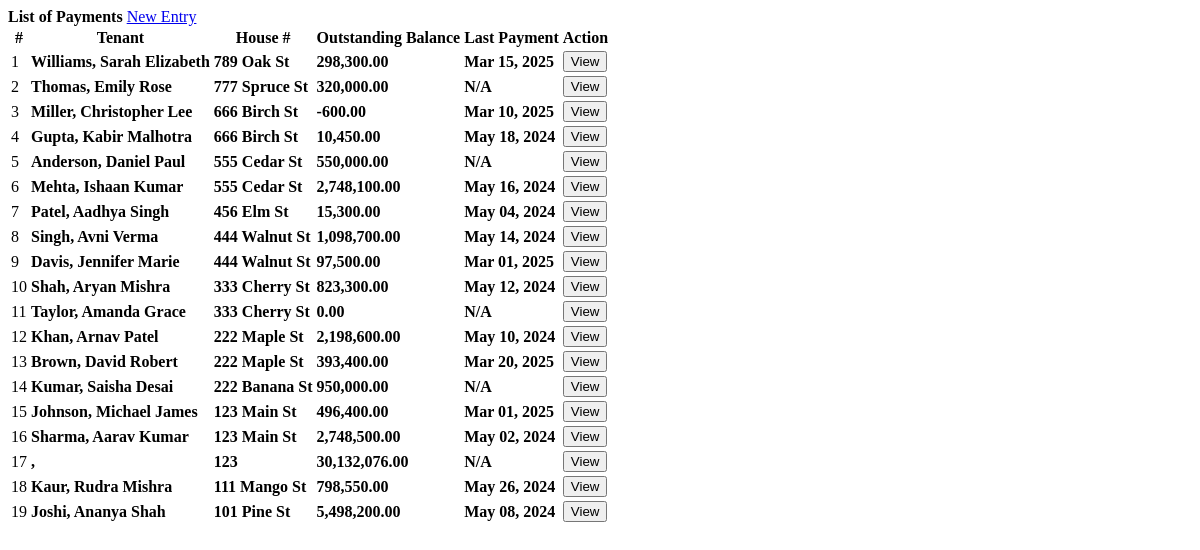
The page /payments.php on the database as committed earlier.
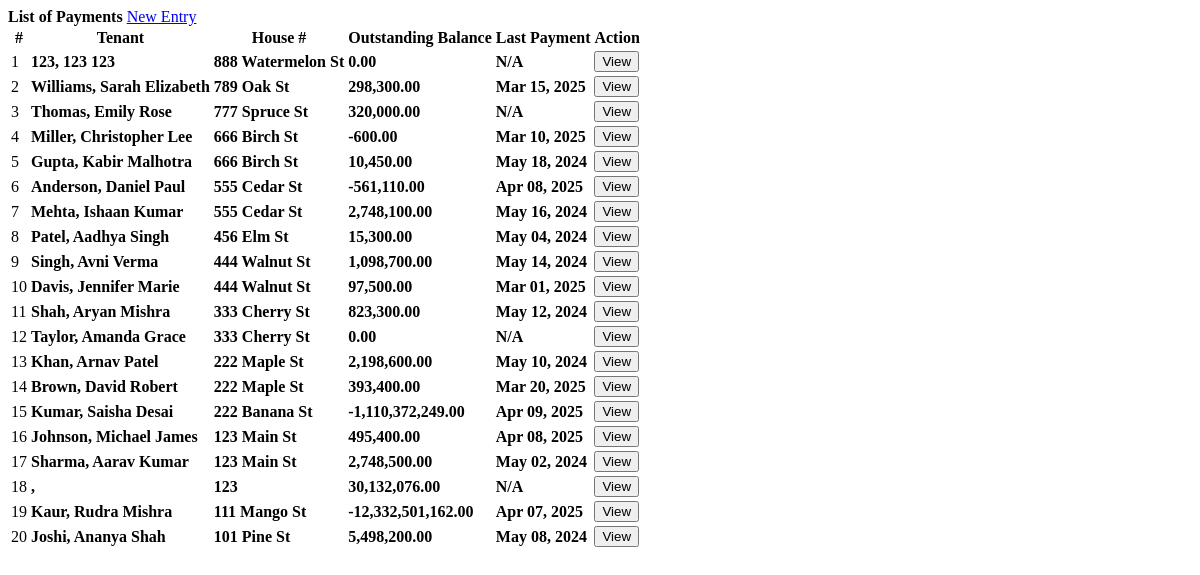
The same page on the database as committed later.
### tables this page shows
CREATE TABLE `tenants` (
  `id` int(30) NOT NULL,
  `firstname` varchar(100) NOT NULL,
  `middlename` varchar(100) NOT NULL,
  `lastname` varchar(100) NOT NULL,
  `email` varchar(100) NOT NULL,
  `contact` varchar(50) NOT NULL,
  `house_id` int(30) NOT NULL,
  `status` tinyint(1) NOT NULL DEFAULT 1 COMMENT '1 = active, 0= inactive',
  `date_in` date NOT NULL
);

CREATE TABLE `houses` (
  `id` int(30) NOT NULL,
  `house_no` varchar(50) NOT NULL,
  `category_id` int(30) NOT NULL,
  `description` text NOT NULL,
  `price` double NOT NULL
);

CREATE TABLE `payments` (
  `id` int(30) NOT NULL,
  `tenant_id` int(30) NOT NULL,
  `amount` float NOT NULL,
  `invoice` varchar(50) NOT NULL,
  `date_created` datetime NOT NULL DEFAULT current_timestamp(),
  `apartment_id` int(11) NOT NULL,
  `created_by` int(11) NOT NULL,
  `created_at` timestamp NOT NULL DEFAULT current_timestamp(),
  `verified_by` int(11) DEFAULT NULL,
  `verified_at` timestamp NOT NULL DEFAULT current_timestamp() ON UPDATE current_timestamp(),
  `status` enum('pending','verified') DEFAULT 'pending',
  `payment_method` enum('credit_card','bank_transfer','cash','mobile_money') DEFAULT 'cash',
  `payment_details` text DEFAULT NULL,
  `from_date` timestamp NULL DEFAULT NULL,
  `to_date` timestamp NULL DEFAULT NULL,
  `payment_date` datetime DEFAULT NULL
);

### payments.php (the view, shortened to what this page needs)
<?php include('db_connect.php');?>
<div class="container-fluid">
	<div class="col-lg-12">
		<div class="row">
			<div class="col-md-12">
				<div class="card">
					<div class="card-header">
						<b>List of Payments</b>
						<span class="float:right"><a class="btn btn-primary btn-block btn-sm col-sm-2 float-right" href="javascript:void(0)" id="new_payment">
					<i class="fa fa-plus"></i> New Entry
				</a></span>
					</div>
					<div class="card-body">
						<table class="table table-condensed table-bordered table-hover">
							<thead>
								<tr>
									<th class="text-center">#</th>
									<th class="">Tenant</th>
									<th class="">House #</th>
									<th class="">Outstanding Balance</th>
									<th class="">Last Payment</th>
									<th class="text-center">Action</th>
								</tr>
							</thead>
							<tbody>
								<?php
								$i = 1;
								$tenants =$conn->query("SELECT t.*,concat(t.lastname,', ',t.firstname,' ',t.middlename) as name,h.house_no,h.price FROM tenants t inner join houses h on h.id = t.house_id where t.status = 1 order by h.house_no desc ");
								while($row=$tenants->fetch_assoc()):
									$months = abs(strtotime(date('Y-m-d')." 23:59:59") - strtotime($row['date_in']." 23:59:59"));
									$months = floor(($months) / (30*60*60*24));
									$payable = $row['price'] * $months;
									$paid = $conn->query("SELECT SUM(amount) as paid FROM payments where tenant_id =".$row['id']);
									$last_payment = $conn->query("SELECT * FROM payments where tenant_id =".$row['id']." order by unix_timestamp(date_created) desc limit 1");
									$paid = $paid->num_rows > 0 ? $paid->fetch_array()['paid'] : 0;
									$last_payment = $last_payment->num_rows > 0 ? date("M d, Y",strtotime($last_payment->fetch_array()['date_created'])) : 'N/A';
									$outstanding = $payable - $paid;
								?>
								<tr>
									<td class="text-center"><?php echo $i++ ?></td>
									<td class="">
										 <p> <b><?php echo ucwords($row['name']) ?></b></p>
									</td>
									<td class="">
										 <p> <b><?php echo $row['house_no'] ?></b></p>
									</td>
									<td class="text-right">
										 <p> <b><?php echo number_format($outstanding,2) ?></b></p>
									</td>
									<td class="">
										 <p><b><?php echo  $last_payment ?></b></p>
									</td>
									<td class="text-center">
										<button class="btn btn-sm btn-primary view_payment" type="button" data-id="<?php echo $row['id'] ?>" >View</button>
									</td>
								</tr>
								<?php endwhile; ?>
							</tbody>
						</table>
					</div>
				</div>
			</div>
		</div>
	</div>
</div>

Rows that differ between the two databases and show on the page:
added tenants: name "123, 123 123", house.house_no "888 Watermelon St", outstanding "0.00", last_payment "N/A"
computed for tenants (number 6 of 20 on the later page): outstanding "550,000.00" → "-561,110.00"; payments.date_created "N/A" → "Apr 08, 2025"
computed for tenants "222 Banana St": outstanding "950,000.00" → "-1,110,372,249.00"; payments.date_created "N/A" → "Apr 09, 2025"
computed for tenants (number 16 of 20 on the later page): outstanding "496,400.00" → "495,400.00"; payments.date_created "Mar 01, 2025" → "Apr 08, 2025"
computed for tenants "111 Mango St": outstanding "798,550.00" → "-12,332,501,162.00"; payments.date_created "May 26, 2024" → "Apr 07, 2025"
